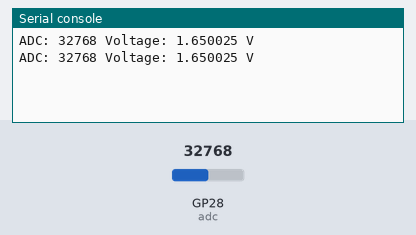
The program below on a simulated Raspberry Pi Pico running MicroPython. Parts: the last lines printed to the serial console. The test bench sets the inputs (shaded band); at power-on: GP28 (adc) = 32768 (analog values on the 0–65535 scale).

Above: at 1.2 s.
1.3 s: GP28 (adc) set to 45874
At 1.9 s:
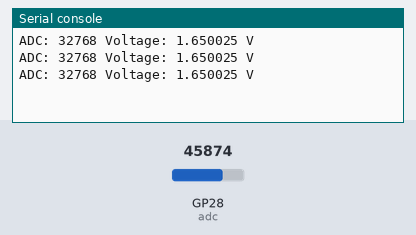
2.8 s: GP28 (adc) set to 57670
At 3.4 s:
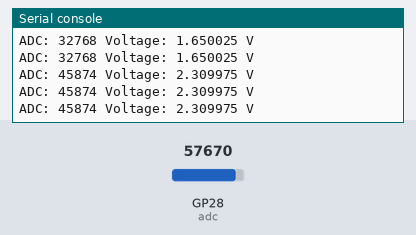
Timing chart, 0 to 5.8 s (numbered marks = the images above; inputs shaded):
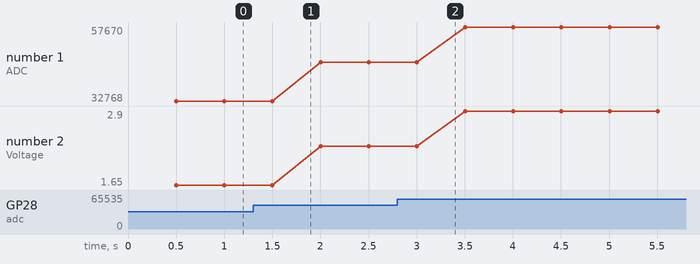

The program:

adc.py
```python
from machine import ADC
import time

adc = ADC(28)

while True:
    value = adc.read_u16()  # 0–65535 (scaled)

    # Convert to voltage (assuming 3.3V reference)
    u = 0
    n = 10
    for i in range(n):
        voltage = value * 3.3 / 65535
        u += voltage/n
        time.sleep(0.5/n)

    print("ADC:", value, "Voltage:", voltage, "V")
    
```

Measured:
- plotted number 1: 32768 → 45874 after the input at 1.3 s, 45874 → 57670 after the input at 2.8 s
- plotted number 2: 1.65 → 2.31 after the input at 1.3 s, 2.31 → 2.9 after the input at 2.8 s
